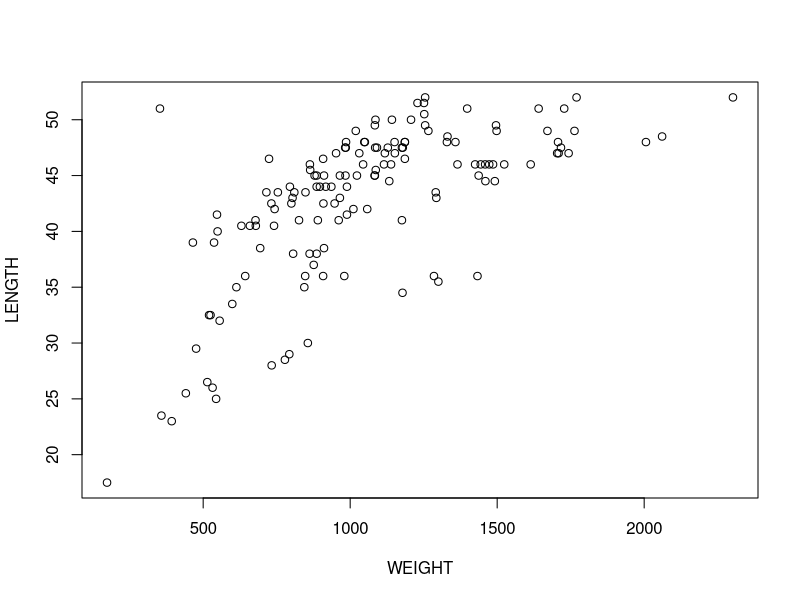
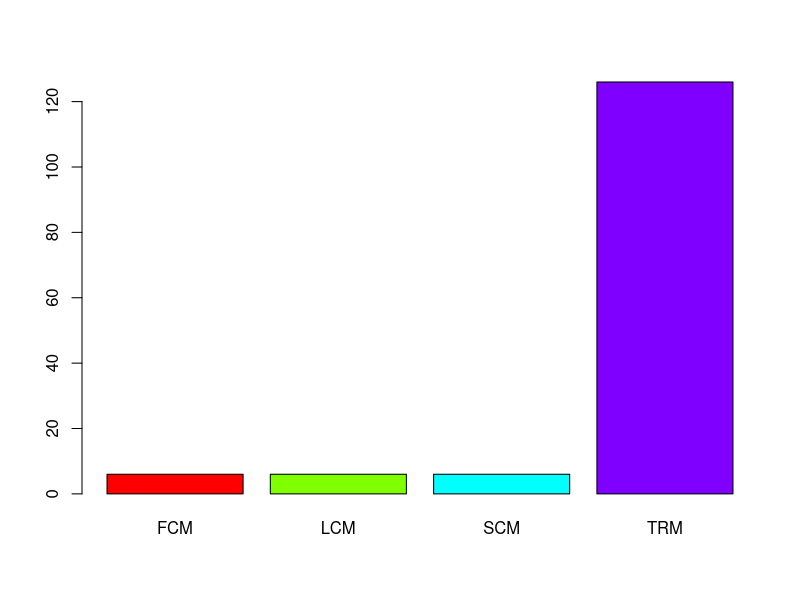
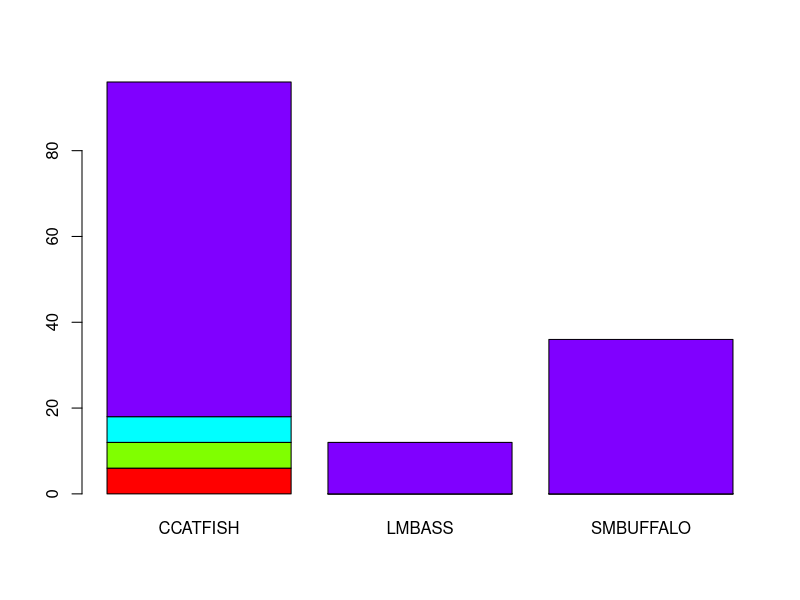
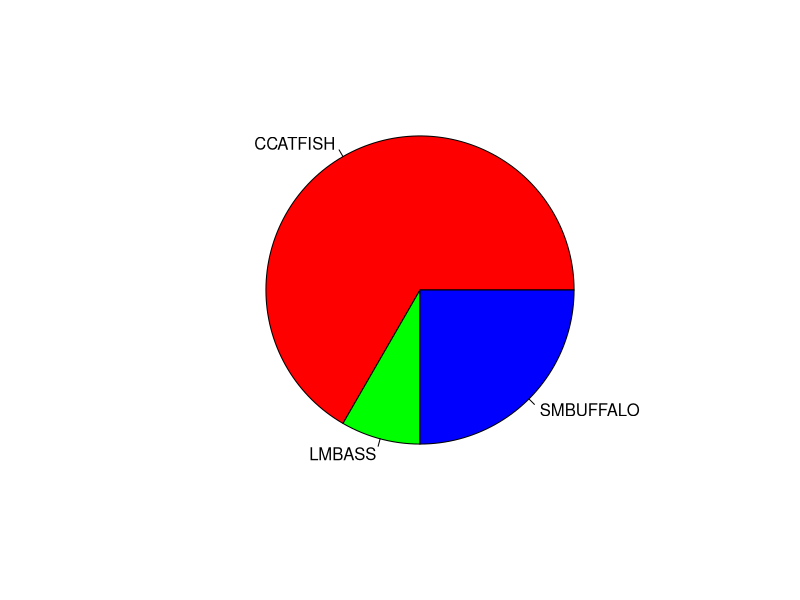
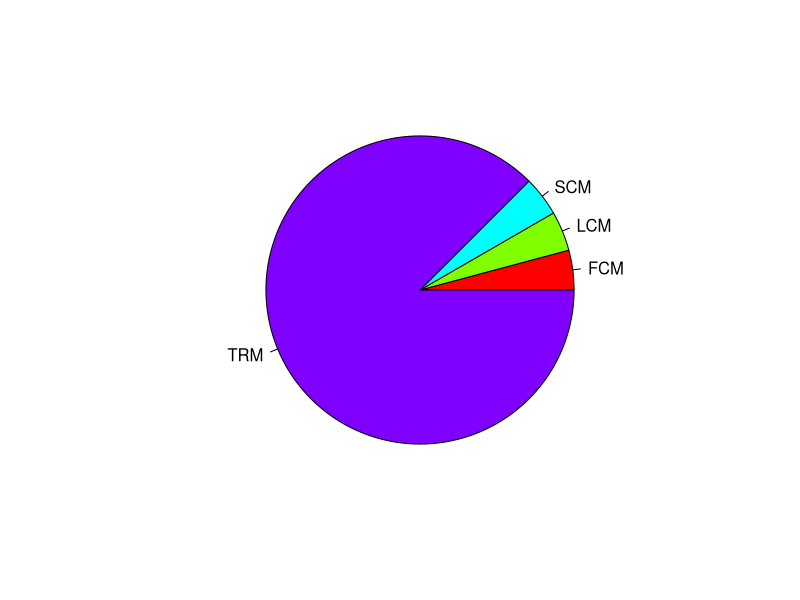
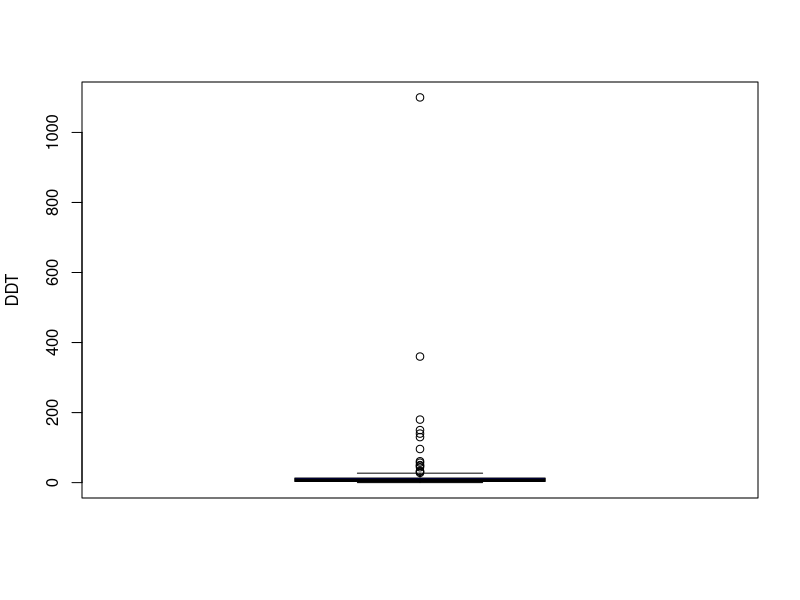
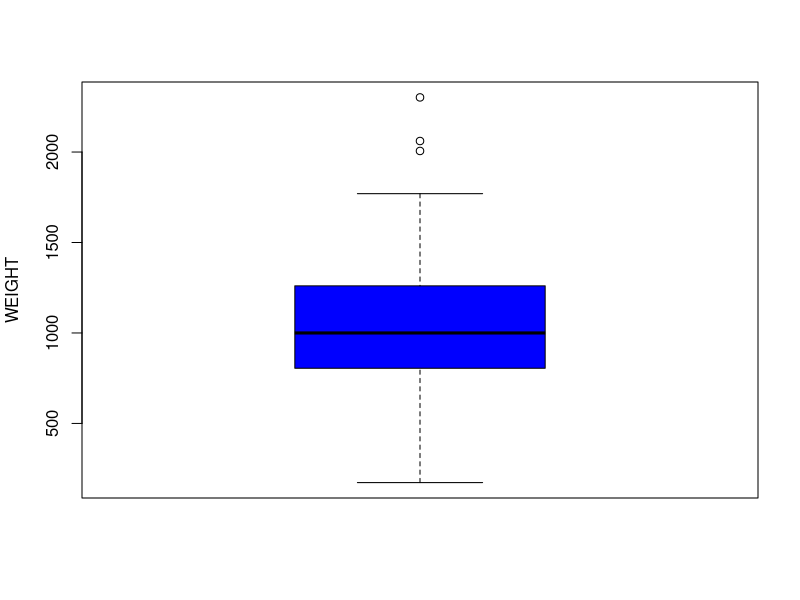
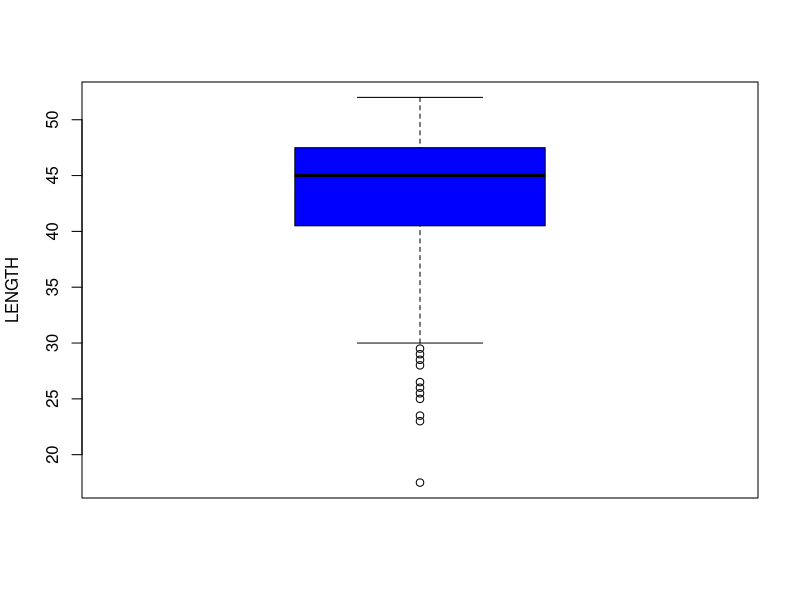

R code for these plots, in order:
## ---- chunk 1
knitr::opts_chunk$set(echo = TRUE)
## ---- chunk 2
getwd()
## ---- chunk 3
ddt <- read.csv("DDT.csv") 
head(ddt) 

## ---- chunk 4
sapply(ddt,class)   
## ---- chunk 5
table(ddt$SPECIES) 
## ---- chunk 6
ddt[ddt$SPECIES == "LMBASS" & ddt$WEIGHT > 800,]  
ddt[ddt$RIVER == "SCM" & ddt$DDT > 4.0,] 
ddt[ddt$RIVER == "SCM" & ddt$DDT > 4.0,] 
with(ddt, ddt[SPECIES == "LMBASS" & WEIGHT > 800,]) 
?which.max()
## ---- chunk 7
L <-ddt$LENGTH 
mean(L)  
## ---- chunk 8
W <-ddt$WEIGHT 
sd(W) 
## ---- chunk 9
library(dplyr)
library(ggplot2) 
with(ddt,plot(WEIGHT,LENGTH))  
#plot(ddt$WEIGHT,ddt$LENGTH, xlab = "WEIGHT",ylab="LENGTH")
## ---- chunk 10
v = 1:20  
v/20
## ---- chunk 11
riv = table(ddt$RIVER) 
riv
barplot(riv,col= rainbow(4))
rivAndSp = with(ddt,table(RIVER,SPECIES))  
barplot(rivAndSp, col=rainbow(4))

## ---- chunk 12
sp = with(ddt,table(SPECIES))
pie(sp, col=rainbow(3)) 
pie(riv, col=rainbow(4))
## ---- chunk 13
with(ddt,boxplot(DDT,ylab="DDT",col="Blue")) 
with(ddt,boxplot(WEIGHT,ylab="WEIGHT",col="Blue")) 
with(ddt,boxplot(LENGTH,ylab="LENGTH",col="Blue")) 


## ---- chunk 14
rivcol=with(ddt, ifelse(RIVER=="FCM","Red",
                        ifelse(RIVER=="LCM","Blue",
                               ifelse(RIVER=="SCM","Green","Black"))))
fishcol=with(ddt,ifelse(SPECIES=="CCATFISH","Red",
                        ifelse(SPECIES=="SMBUFFALO","Blue","Green")))

coplot(LENGTH~WEIGHT|RIVER,data=ddt,col=rivcol)
coplot(DDT~WEIGHT|SPECIES,data=ddt,col=fishcol) 

## ---- chunk 15
library(ggplot2) 
ggplot(ddt,mapping = aes(SPECIES,WEIGHT,fill=RIVER)) + geom_boxplot() +ggtitle("Damodar Pai") 
ggplot(ddt,mapping = aes(RIVER,LENGTH,fill=SPECIES)) + geom_violin() +ggtitle("Damodar Pai") 
ggplot(ddt,mapping = aes(WEIGHT,LENGTH,color=SPECIES)) + geom_point() +ggtitle("Damodar Pai") 

